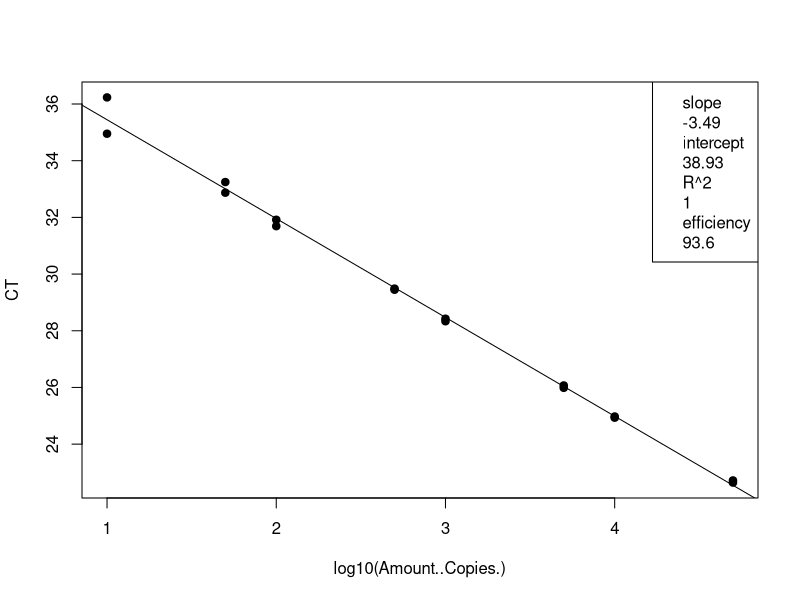
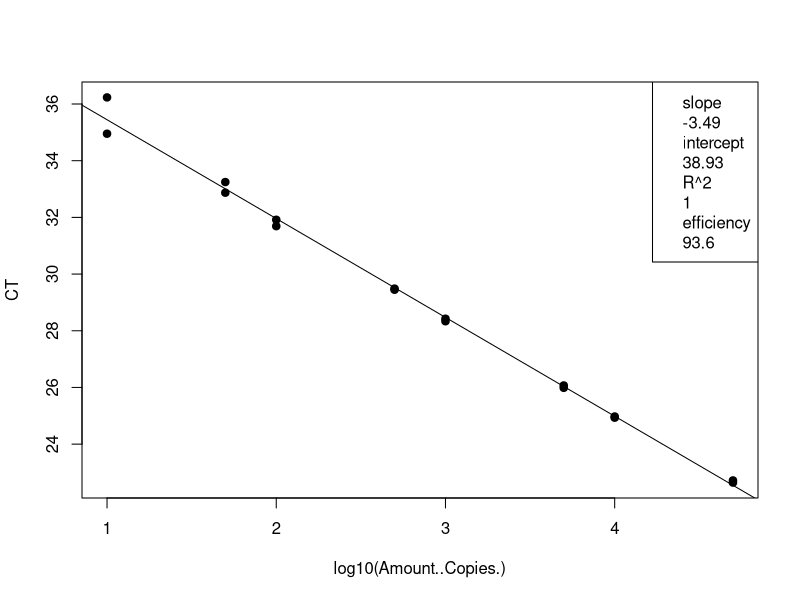
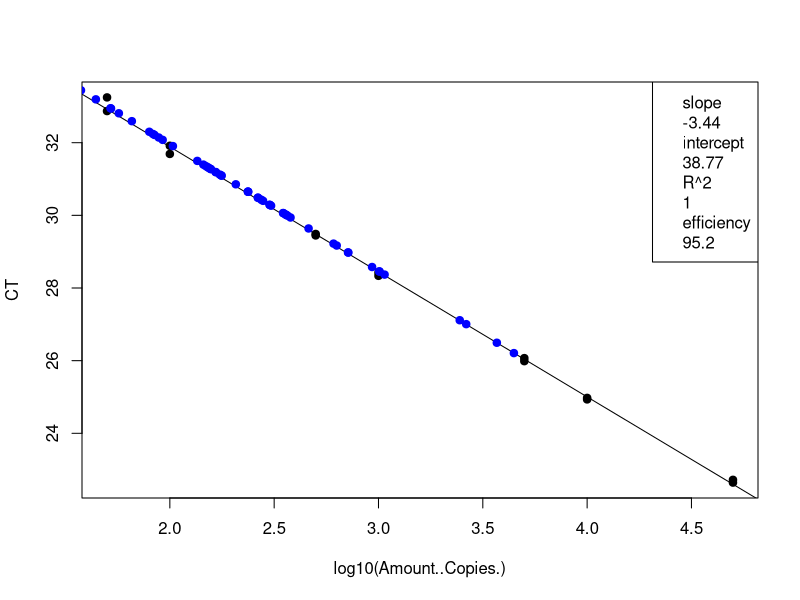
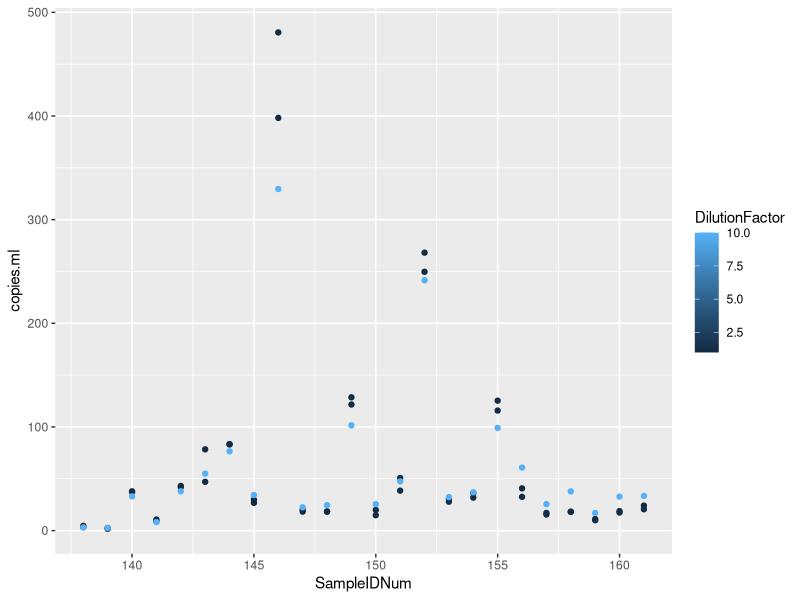

Generate these figures, in order, with R:
## ---- chunk 1
knitr::opts_chunk$set(echo = TRUE)

## ---- chunk 2
# load the data (note data file must be in this repository)
data <- read.csv("Plate8_GenBac_qPCRConversion.csv")
View(data)

# clean up the data file (there is some stuff at the bottom and extra blank rows)
#data <- data[-68:-70,] # This removes rows 92-95
View(data)

# assign to the correct data class #warning message about NAs is OK
class(data$CT) # check the data class type
data$CT <- as.numeric(as.character(data$CT)) # change to numeric
data$Amount..Copies. <- as.numeric(as.character(data$Amount..Copies.)) # change to numeric
## ---- chunk 3
# linear regression of standard curve
standards = data[1:16,]
standardCurve <- lm(CT ~ log10(Amount..Copies.), data = standards)
  
standardCurvePlot <- plot(CT ~ log10(Amount..Copies.), data = standards, pch=19) 
abline(coef(standardCurve)) 
legend("topright", legend=c(paste= "slope", round(standardCurve$coefficients[2], 2), 
                            paste= "intercept", round(standardCurve$coefficients[1], 2), 
                            paste= "R^2", round(summary(standardCurve)$r.squared, 2),
                            paste = "efficiency", round((10^(-1/standardCurve$coefficients[2])-1)*100, 1)))
## ---- chunk 4
# remove standards that sucked and redo analysis NOT NEEDED 21 Jan 2020
#standards <- standards[-15:-16,] # uncomment this line and change which rows to remove
standardCurve <- lm(CT ~ log10(Amount..Copies.), data = standards)

standardCurvePlot <- plot(CT ~ log10(Amount..Copies.), data = standards, pch=19)
abline(coef(standardCurve))
col = "blue"
legend("topright", legend=c(paste= "slope", round(standardCurve$coefficients[2], 2),
                            paste= "intercept", round(standardCurve$coefficients[1], 2),
                            paste= "R^2", round(summary(standardCurve)$r.squared, 2),
                            paste = "efficiency", round((10^(-1/standardCurve$coefficients[2])-1)*100, 1)))
## ---- chunk 5
# data set of unknowns including info on standard curve
#unknowns = subset(data, Name == "UNKNOWN")
unknowns = data[17:88,]
#unknowns <- unknowns[-1:-3,] # uncomment this line and change which rows to remove if these samples were outside of the standard curve

# add new columns to the data table
unknowns$plate_num = 1 #change to the actual plate number
unknowns$standard_slope = standardCurve$coefficients[2]
unknowns$standard_intercept = standardCurve$coefficients[1]
unknowns$R2 = summary(standardCurve)$r.squared
unknowns$efficiency =  (10^(-1/standardCurve$coefficients[2])-1)*100
  
# add a new column that interpolates copies/well from Ct for the unknowns
unknowns$log.copies.well = ((unknowns$CT - standardCurve$coefficients[1])/standardCurve$coefficients[2])
unknowns$copies.well = 10^unknowns$log.copies.well

# copies/ul extract accounting for dilution factor
vol.well = 3 #qPCR template volume in ul
unknowns$vol.well = vol.well
unknowns$copies.ul = ((unknowns$copies.well/vol.well)*unknowns$DilutionFactor)

# copies/extraction
vol.elution = 110 #DNA extraction elution volume in ul
unknowns$vol.elution = vol.elution
unknowns$copies.extraction = (unknowns$copies.ul*vol.elution)

# copies/ml #Volume is volume of sample filtered in mL
unknowns$copies.ml = (unknowns$copies.extraction/unknowns$Volume)


## ---- chunk 6
standards <- standards[-15:-16,] # uncomment this line and change which rows to remove
standardCurve <- lm(CT ~ log10(Amount..Copies.), data = standards)

standardCurvePlot <- plot(CT ~ log10(Amount..Copies.), data = standards, pch=19)
abline(coef(standardCurve))
col = "blue"
legend("topright", legend=c(paste= "slope", round(standardCurve$coefficients[2], 2),
                            paste= "intercept", round(standardCurve$coefficients[1], 2),
                            paste= "R^2", round(summary(standardCurve)$r.squared, 2),
                            paste = "efficiency", round((10^(-1/standardCurve$coefficients[2])-1)*100, 1)))

unknowns = unknowns[1:72,]
standardCurve <- lm(CT ~ log10(copies.well), data = unknowns)

standardCurvePlot <- points(CT ~ log10(copies.well), data = unknowns, pch=19, col = "blue")


#abline(coef(standardCurve))
#legend("topright", legend=c(paste= "slope", round(standardCurve$coefficients[2], 2),
                            #paste= "intercept", round(standardCurve$coefficients[1], 2),
                            #paste= "R^2", round(summary(standardCurve)$r.squared, 2),
                            #paste = "efficiency", round((10^(-1/standardCurve$coefficients[2])-1)*100, 1)))
## ---- chunk 7
# make a plot that compares the diluted to undiluted replicates for each sample including dilution factor
library("ggplot2")
unknowns$SampleIDNum <- as.numeric(as.character(unknowns$SampleIDNum)) # change to numeric
replicates = unknowns[1:72,]
#replicates <- replicates[-18,] # This removes rows (B11)
#replicates <- replicates[-32,] # This removes rows (D8)
#replicates <- replicates[-55,] # This removes rows (G5)
qplot(SampleIDNum,copies.ml, data=replicates, col=DilutionFactor)
## ---- chunk 8
# write csv file
write.csv(unknowns, file = "Plate8_GenBac_ConvertedData.csv", row.names=FALSE, na="")

# average the replicates (if not strongly inhibited) and make a new file
averaged = unknowns[1:72,]
averaged$averaged <- tapply(unknowns$copies.ml, unknowns$SampleIDNum, mean)
write.csv(averaged, file = "Plate8_GenBac_Averaged.csv", row.names=FALSE, na="")
